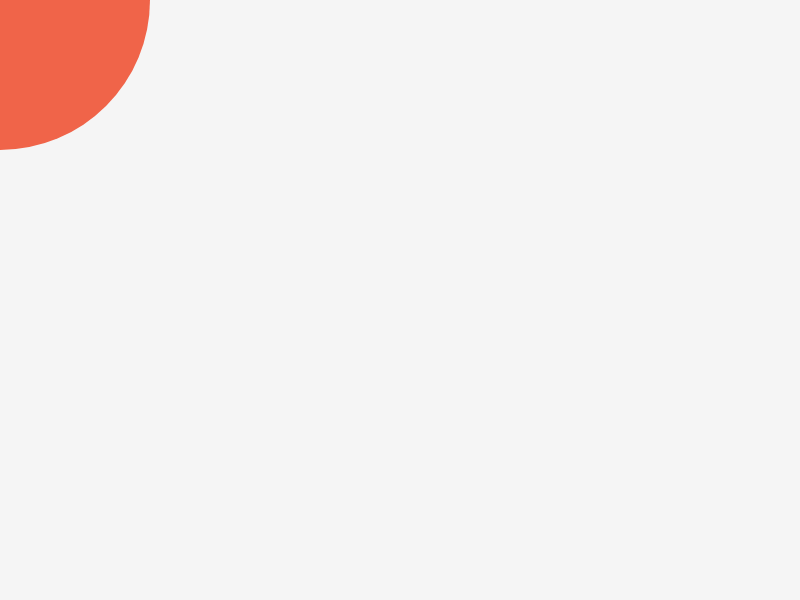
Frame 1 (no input)
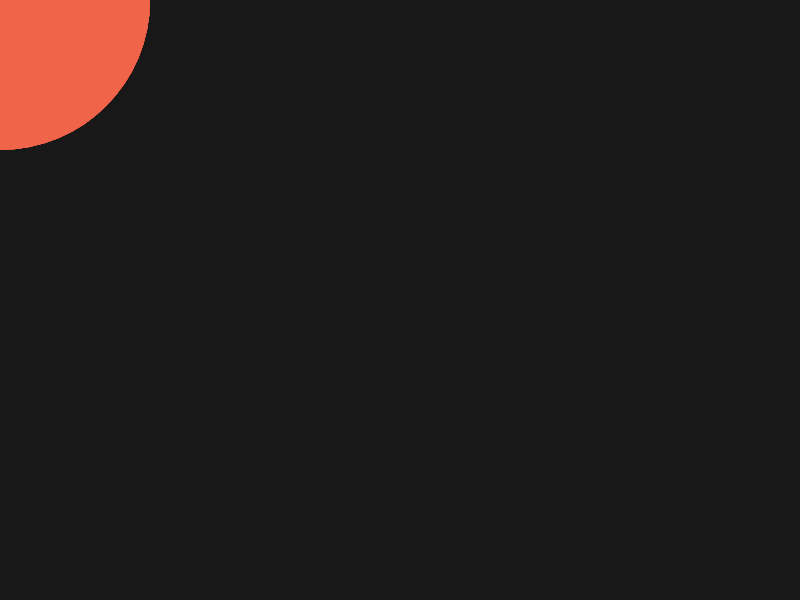
Frame 60 (no input)
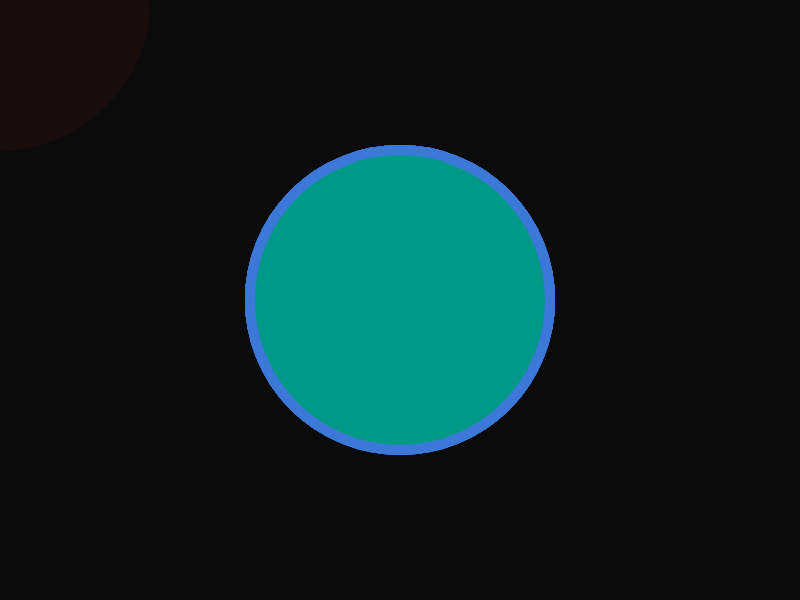
Frame 120 (the mouse pressed at the canvas centre since frame 60)

The p5.js sketch that drew these frames (run headless with seeded random() and noise() and a simulated clock; from frame 60 on, the mouse is pressed at the canvas centre):

// p5.js sketch
// ── sketch.js
// DM2008 — Activity 3a
// (Array Sampler, 25 min)

// 1. Create an array of colors (or other values)
//    You can make more than one array if you'd like
let palette = ["#f06449", "#009988", "#3c78d8", "#ffeb3b"];
let strokey = [0, 10,20,30,40,50,60,70,80,90,100,110,120,130,140,150,160,170,180,190,200];

// 2. A variable to track the current index
let currentPaletteIndex = 0;
let currentStrokeyIndex = 0;

function setup() {
  createCanvas(displayWidth, displayHeight);
}

function draw() {
  background(0, 10);

  // 3. Use the array value at currentIndex
  fill(palette[currentPaletteIndex]);
  stroke(palette[currentPaletteIndex + 1])
  strokeWeight(strokey[currentStrokeyIndex])
  ellipse(mouseX, mouseY, 300);
}

// 4. Change the index when a key is pressed
function mousePressed() {
  // Advance to the next item
  currentPaletteIndex++;
  currentStrokeyIndex++;
  // Reset to 0 when we reach the end
  if (currentPaletteIndex >= palette.length) {
    currentPaletteIndex = 0;
  }
  if (currentStrokeyIndex >= strokey.length) {
      currentStrokeyIndex = 0;
  }
  if (currentPaletteIndex + 1 >= palette.length) {
      stroke(currentPaletteIndex = 0)
    }
}

//HW 3.
// function keyPressed() {
//   if (key == 'p') {
//  palette.push('#ee225c')
// console.log(palette);
//   }
// }

/* 
TODOs for students:
1. Replace colors with your own data (positions, text, sizes, etc).
2. Try mousePressed() instead of keyPressed().
3. Use push() to add new items, or splice() to remove them, then check how the sketch adapts.
4. Try looping through an array to visualize all the items within it instead of accessing one item at a time.
*/
